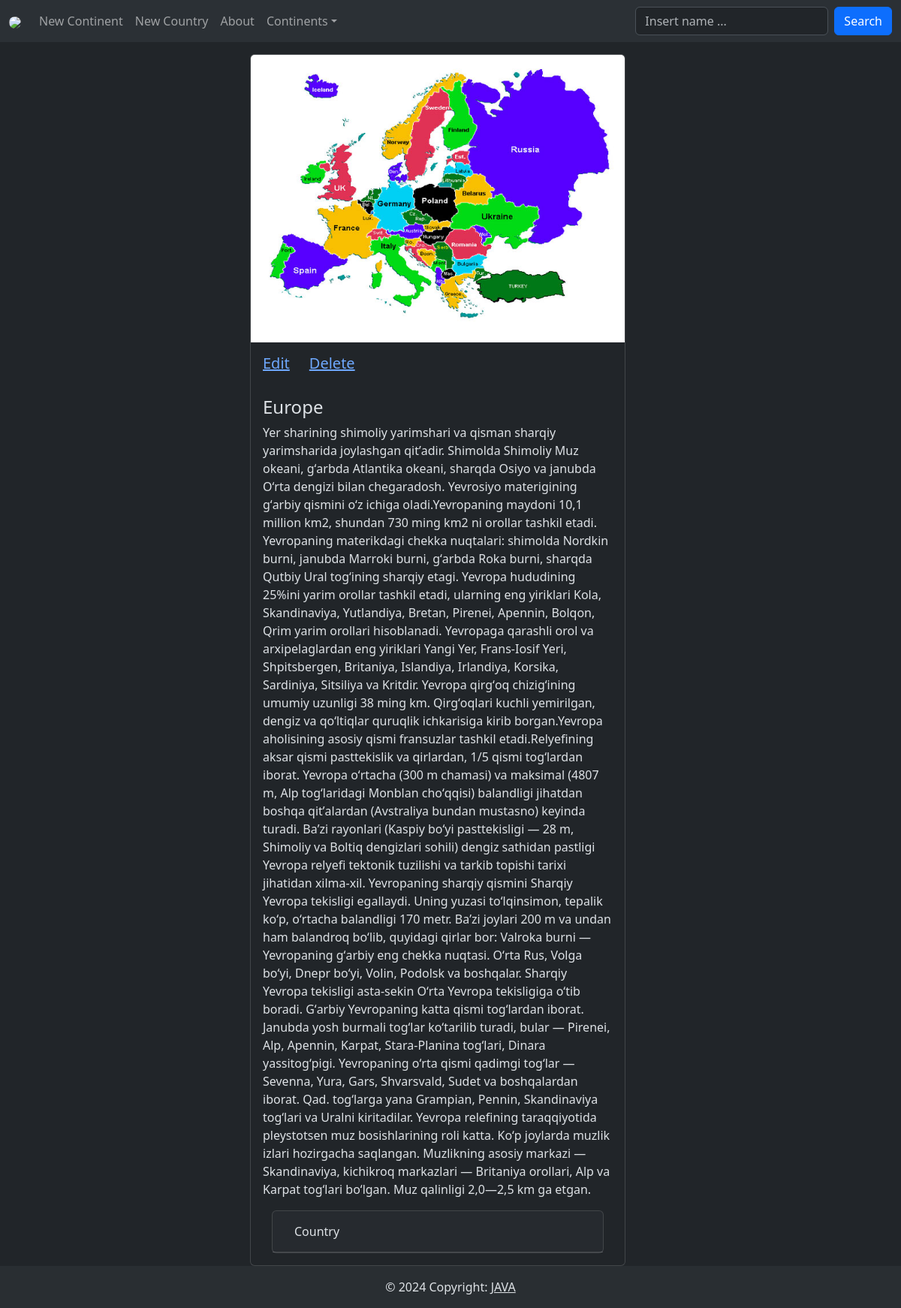
Page /2/ on the committed database.
### app_continents/models.py (models this page shows, shortened)
class Continent(models.Model):
    continent_name = models.CharField(max_length=100, verbose_name='Continent Name', unique=True)
    continent_description = models.TextField(verbose_name='Continent Description')
    continent_image = models.ImageField(upload_to='continent/', verbose_name='Continent Image')
    continent_annotations = models.TextField(max_length=150, verbose_name='Continent Annotations')
    continent_date_created = models.DateTimeField(auto_now_add=True, verbose_name='Continent Date')
    class Meta:
        verbose_name = 'Continent'
        verbose_name_plural = 'Continents'
        db_table = 'continent'
        ordering = ['id']

### app_continents/views.py (the view)
# urls.py: path('<int:pk>/', continent_show, name='continent_show'),
def continent_show(request, pk):
    continent = Continent.objects.get(pk=pk)
    continents = Continent.objects.all()
    countries = Country.objects.all()
    return render(request, 'continents/continent_info.html',
                  context={'continent': continent, 'continents': continents, 'countries': countries})

### templates/continents/continent_info.html (shortened to what this page needs)
{% extends 'base.html' %}
{% load static %}
{% block content %}
    <div class="container mt-3" style="width: 50%;">
      <div class="card" style="width:500px">
        <img class="card-img-top" src="{% static continent.continent_image %}" alt="Card image" style="width:100%">
        <div class="card-body">
            <h5><a href="{% url 'edit_continent' continent.id %}">Edit</a>&nbsp;&nbsp;&nbsp;&nbsp;
                <a href="{% url 'delete_continent' continent.id %}">Delete</a></h5>
                <br>
          <h4 class="card-title">{{ continent.continent_name }}</h4>
          <p class="card-text">{{ continent.continent_description }}</p>
<div class="container mt-3">
  <div id="accordion">
    <div class="card">
      <div class="card-header">
        <a class="collapsed btn" data-bs-toggle="collapse" href="#collapseThree">
          Country
        </a>
      </div>
    </div>
  </div>
</div>
        </div>
      </div>
    </div>
{% endblock %}

### rows in the picture
Continent: continent_image (picture), continent_name "Europe", continent_description "Yer sharining shimoliy yarimshari va qisman sharqiy yarimsharida joylashgan qitʼadir. Shimolda Shimoliy Muz okeani, gʻarbda Atlantika okeani, sharqda Osiyo va janubda Oʻrta dengizi bilan chegaradosh. Yevrosiyo materigining gʻarbiy qismini oʻz ichiga oladi.Yevropaning maydoni 10,1 million km2, shundan 730 ming km2 ni orollar tashkil etadi. Yevropaning materikdagi chekka nuqtalari: shimolda Nordkin burni, janubda Marroki burni, gʻarbda Roka burni, sharqda Qutbiy Ural togʻining sharqiy etagi. Yevropa hududining 25%ini yarim orollar tashkil etadi, ularning eng yiriklari Kola, Skandinaviya, Yutlandiya, Bretan, Pirenei, Apennin, Bolqon, Qrim yarim orollari hisoblanadi. Yevropaga qarashli orol va…"
